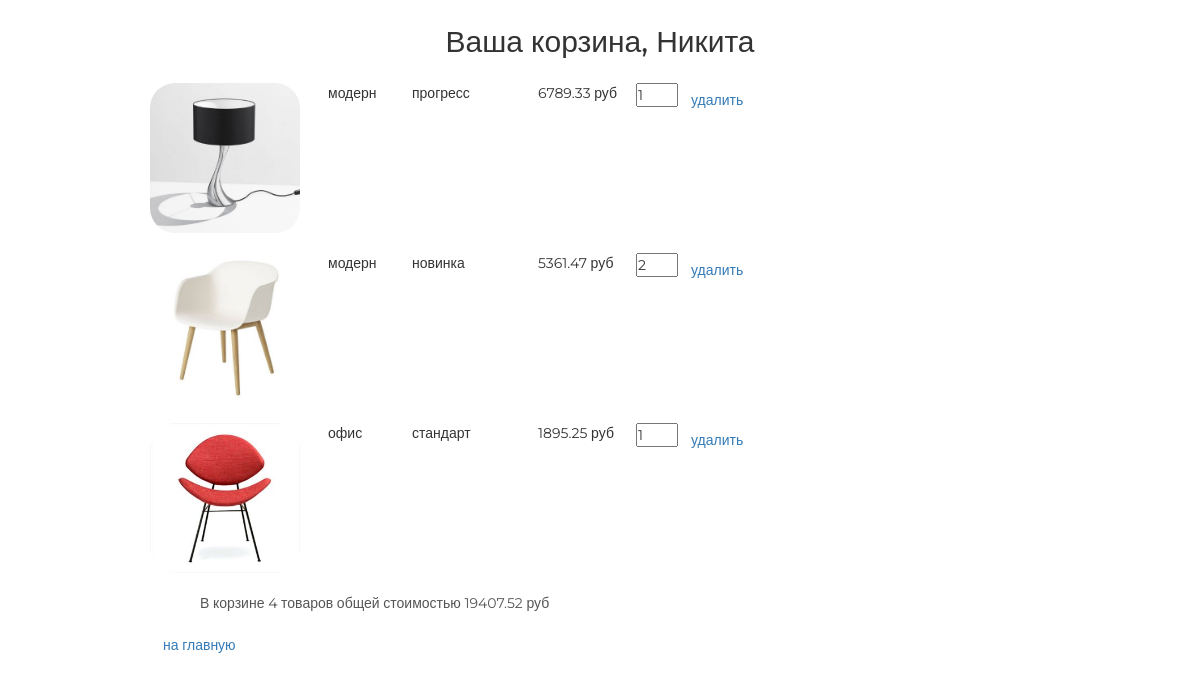
Page /basket/ (signed in) on the committed database.
### authapp/models.py (models this page shows, shortened)
class ShopUser(AbstractUser):
    age = models.PositiveSmallIntegerField(verbose_name='возраст', null=True)
    avatar = models.ImageField(upload_to='users_avatars', blank=True)
    activation_key = models.CharField(max_length=128, blank=True)
    activation_key_expires = models.DateTimeField(
        default=get_activation_key_expires
    )
    def basket_cost(self):
        return sum(item.product.price * item.quantity for item in self.user_basket.all())
    def basket_total_quantity(self):
        return sum(item.quantity for item in self.user_basket.all())
    class Meta:
        ordering = ['-is_active', '-is_superuser', '-is_staff', 'username']

### basketapp/models.py (models this page shows, shortened)
class BasketItem(models.Model):
    objects = BasketQuerySet.as_manager()
    user = models.ForeignKey(
        get_user_model(),
        on_delete=models.CASCADE,
        related_name='user_basket'
    )
    product = models.ForeignKey(Product, on_delete=models.CASCADE)
    quantity = models.PositiveIntegerField(default=0)
    add_datetime = models.DateTimeField(auto_now_add=True)

### mainapp/models.py (models this page shows, shortened)
class Product(models.Model):
    category = models.ForeignKey(ProductCategory,
                                 on_delete=models.CASCADE,
                                 verbose_name='категория продукта')
    name = models.CharField('имя продукта', max_length=128)
    image = models.ImageField(upload_to='products_images', blank=True)
    short_desc = models.CharField('краткое описание продукта', max_length=64, blank=True)
    description = models.TextField('описание продукта', blank=True)
    price = models.DecimalField('цена продукта', max_digits=8, decimal_places=2, default=0)
    quantity = models.PositiveIntegerField('количество на складе', default=0)
    is_active = models.BooleanField(default=True)
    class Meta:
        verbose_name = 'продукт'
        verbose_name_plural = 'продукты'

class ProductCategory(models.Model):
    name = models.CharField(verbose_name='имя категории', max_length=128)
    description = models.TextField(verbose_name='описание категории', blank=True)
    is_active = models.BooleanField(default=True)
    class Meta:
        ordering = ['name']

### basketapp/views.py (the view)
# urls.py: path('', adminapp.UsersList.as_view(), name='index'),
@login_required
def index(request):
    basket_items = request.user.user_basket.all()
    context = {
        'page_title': 'корзина',
        'basket_items': basket_items,
    }
    return render(request, 'basketapp/index.html', context)

### mainapp/context_processors.py (called while the page is built)
def catalog_menu(request):
    return {'catalog_menu': ProductCategory.objects.filter(is_active=True),
    }

### basketapp/templates/basketapp/index.html
{% extends 'basketapp/base.html' %}
{% load static %}
{% block container %}
    <div class="basket_list">
        {% include 'basketapp/inc/inc__basket_items.html' %}
    </div>
{% endblock %}

### basketapp/templates/basketapp/base.html (shortened to what this page needs)
<!DOCTYPE html>
{% load static %}
<html>
<head>
    {% block css %}
        <link rel="stylesheet" type="text/css" href="{% static 'css/bootstrap.min.css' %}">
        <link rel="stylesheet" href="{% static 'fonts/font-awesome/css/font-awesome.css' %}">
        <link rel="stylesheet" type="text/css" href="{% static 'css/style.css' %}">
    {% endblock %}
</head>
<body>
<div class="basket_container">
    <div class="h2 text-center head">
        Ваша корзина,
        {{ user.first_name|default:'пользователь'|title }}
    </div>
    {% block container %}
    {% endblock %}
</div>
</body>
</html>

### basketapp/templates/basketapp/inc/inc__basket_items.html
{% if basket_items %}
    {% for item in basket_items %}
        <div class="basket_record">
            <img src="/media/{{ item.product.image }}" alt="{{ item.product.short_desc }}">
            <span class="category_name">{{ item.product.category.name }}</span>
            <span class="product_name">{{ item.product.name }}</span>
            <span class="product_price">{{ item.product.price }}&nbspруб</span>
            <input class="product_qty" type="number"
                   name="{{ item.pk }}" min="0" max="{{ item.product.quantity }}"
                   value="{{ item.quantity }}">
            <a href="{% url 'basket:delete' item.pk %}" class="btn btn-round">
                удалить
            </a>
        </div>
    {% endfor %}
    <div class="basket_summary">
        В корзине {{ user.basket_total_quantity }} товаров общей стоимостью
        {{ user.basket_cost }} руб
    </div>
{% else %}
    <h4>Корзина пуста</h4>
{% endif %}
<a href="{% url 'main:index' %}" class="btn btn-round">
    на главную
</a>

### static/css/style.css (style rules this page uses)
* { margin: 0; padding: 0; }
body { font-family: 'Montserrat', sans-serif; }
html, body { height: 100%; }
.basket_container { margin: 25px auto; width: 900px; }
.basket_list input[type="number"] { width: 3em; position: relative; display: block; float: left; }
.basket_list span.category_name { margin-left: 2em; width: 5em; position: relative; display: block; float: left; }
.basket_list span.product_name { margin-left: 1em; width: 8em; position: relative; display: block; float: left; }
.basket_list span.product_price { margin-left: 1em; width: 7em; position: relative; display: block; float: left; }
.basket_list .basket_record { position: relative; display: block; height: 170px; float: none; }
.basket_container .head { margin: 25px auto; }
.basket_container img { display: block; float: left; width: 150px; border-radius: 25px; }
.basket_container .basket_summary { display: block; margin-left: 50px; margin-bottom: 15px; color: #555; }

### rows in the picture
ShopUser: first_name "Никита", basket_total_quantity "4", basket_cost "19407.52"
BasketItem: product.image (picture), product.category.name "модерн", product.name "прогресс", product.price "6789.33", quantity "1"
BasketItem: product.image (picture), product.category.name "модерн", product.name "новинка", product.price "5361.47", quantity "2"
BasketItem: product.image (picture), product.category.name "офис", product.name "стандарт", product.price "1895.25", quantity "1"
